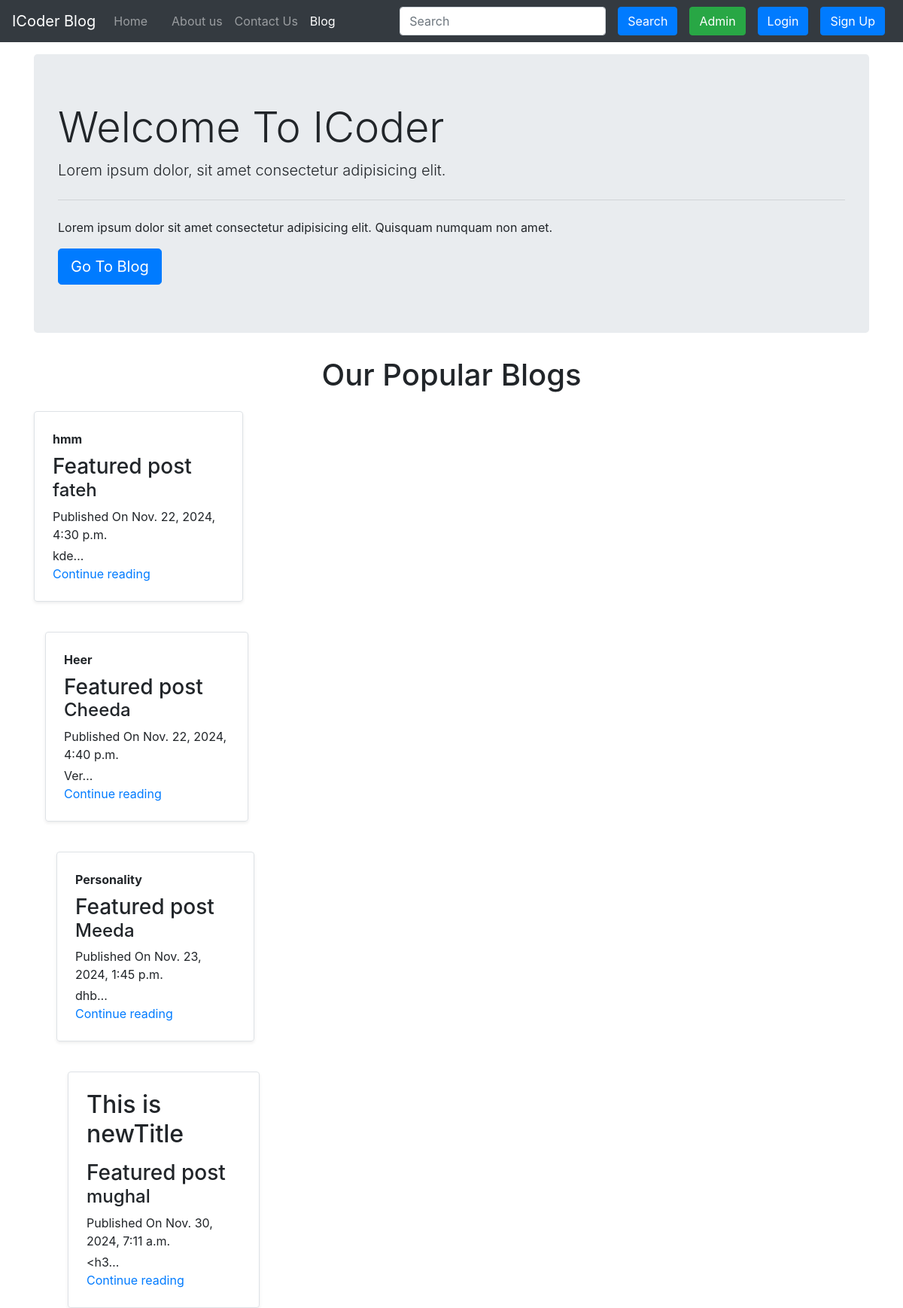
Screenshot of /blog/ with the database file from the repository.
### blog/models.py (models this page shows, shortened)
class Post(models.Model):
    sno =models.AutoField(primary_key=True)
    title= models.CharField(max_length=255)
    content = models.CharField(max_length=12000)
    author = models.CharField(max_length=100)
    slug = models.CharField(max_length=130)
    timeStamp =models.DateTimeField( blank=True)

### blog/views.py (the view)
# urls.py: path('',blogHome, name="blogHome"),
def blogHome (request):
    allPosts = Post.objects.all()
    context ={'allPosts':allPosts}
    return render (request , 'blog/blogHome.html' , context)

### templates/blog/blogHome.html (shortened to what this page needs)
{% extends 'base.html' %}
{% block blogactive %} active {% endblock blogactive %}
{% block body %}
<div class="container my-3">
    <div class="jumbotron">
        <h1 class="display-4">Welcome To ICoder</h1>
        <p class="lead">Lorem ipsum dolor, sit amet consectetur adipisicing elit.</p>
        <hr class="my-4">
        <p>Lorem ipsum dolor sit amet consectetur adipisicing elit. Quisquam numquam non amet.</p>
        <a href="/blog" class="btn btn-primary btn-lg"> Go To Blog</a>
    </div>
</div>
<h1 style="display: flex ; justify-content: center;">Our Popular Blogs</h1>
<div style="display: flex; ">
{% for post in allPosts %}
    <div class="container mt-3 " style="height: 20vh;">
        <div class=" mb-2">
            <div class="col-md-3">
                <div
                    class="row g-0 border rounded overflow-hidden flex-md-row mb-4 shadow-sm h-md-250 position-relative">
                    <div class="col p-4 d-flex flex-column position-static">
                        <strong  class="mb-2 text-primary-emphasis">{{post.title | safe}}</strong>
                        <h3 class="mb-0">Featured post</h3>
                        <h4>{{post.author}}</h4>
                        <div class="mb-1 text-body-secondary">Published On {{post.timeStamp}}</div>
                        <p class="card-text mb-auto">{{post.content | truncatechars:4}}</p>
                        <a href="/blog/{{post.slug}}/" class="icon-link gap-1 icon-link-hover stretched-link">
                            Continue reading
                        </a>
                    </div>
                </div>
            </div>
        </div>
        {% endfor %}
    </div>
        {% endblock body %}

### rows the page displays
Post: title "hmm", author "fateh", timeStamp "Nov. 22, 2024, 4:30 p.m.", content "kde…"
Post: title "Heer", author "Cheeda", timeStamp "Nov. 22, 2024, 4:40 p.m.", content "Ver…"
Post: title "Personality", author "Meeda", timeStamp "Nov. 23, 2024, 1:45 p.m.", content "dhb…"
Post: title "This is newTitle", author "mughal", timeStamp "Nov. 30, 2024, 7:11 a.m.", content "<h3…"
